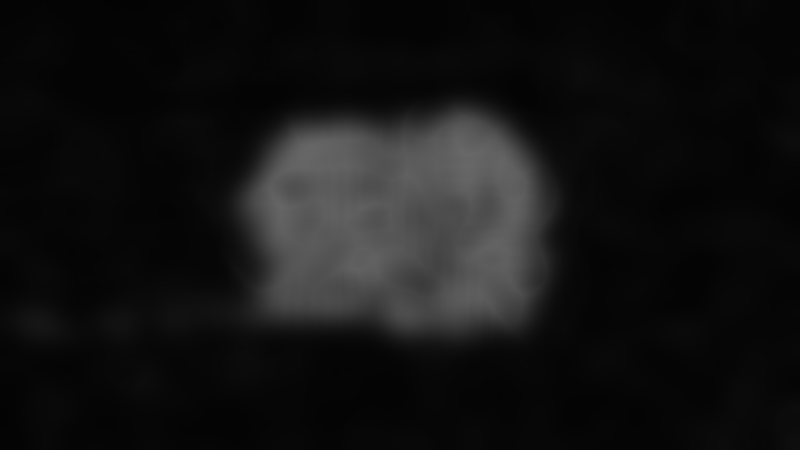
#> input picture segment/filteredImg/00371/frame200.png, 800 x 450 px, found by its file name
$ python gaborSegment.py   (older library calls are emulated)
#> lines starting #> are read from the running program, lines starting #| are printed output that depends on the picture; after the words box and inside, x2 and y2 are one past the last pixel; in counts of white or black regions, pixels touching at a corner belong together; long printed decimals are rounded
# [5 lines of commented-out code are left out]
from sklearn.cluster import KMeans
import cv2
import numpy as np
import pylab as pl
import os

from shoot import makeNewFolder


def areaCalculator(img):

    imgShape = img.shape
    #label which pixel have been detected
    hashLable = [[0 for col in range(imgShape[1])] for row in range(imgShape[0])]
    areaArrays = []
    for i in range(imgShape[0]):
        for j in range(imgShape[1]):
            if img[i][j] < 10 and hashLable[i][j] == 0:
                area = 0
                stack = []
                stack.append((i, j))
                while len(stack) != 0:
                    area += 1
                    cor = stack.pop()
                    y = cor[0]
                    x = cor[1]
                    hashLable[y][x] = 1
                    if y + 1 < imgShape[0] and img[y + 1][x] < 10 and hashLable[y + 1][x] != 1:
                        hashLable[y + 1][x] = 1
                        stack.append((y + 1, x))
                    if y - 1 >= 0 and img[y - 1][x] < 10 and hashLable[y - 1][x] != 1:
                        hashLable[y - 1][x] = 1
                        stack.append((y - 1, x))
                    if x + 1 < imgShape[1] and img[y][x + 1] < 10 and hashLable[y][x + 1] != 1:
                        hashLable[y][x + 1] = 1
                        stack.append((y, x + 1))
                    if x - 1 >= 0 and img[y][x - 1] < 10 and hashLable[y][x - 1] != 1:
                        hashLable[y][x - 1] = 1
                        stack.append((y, x - 1))
                areaArrays.append(area)
    return max(areaArrays)


def generate_filters(angle):
    filters = []
    filters.append(cv2.getGaborKernel((33, 33), 5, angle, 5, 3, 0, ktype=cv2.CV_32F))
    filters.append(cv2.getGaborKernel((33, 33), 6, angle, 9, 3, 0, ktype=cv2.CV_32F))
    filters.append(cv2.getGaborKernel((93, 93), 8, angle, 10, 3, 0, ktype=cv2.CV_32F))
    filters.append(cv2.getGaborKernel((103, 103), 13, angle, 13, 3, 0, ktype=cv2.CV_32F))

    return filters

def excuteFilter(srcImg, filterBank):
    fileredImgsArray = []
    waveLengths = [6, 9, 10, 13]
    for i in range(len(filterBank)):
        filteredImg = cv2.filter2D(srcImg, cv2.CV_8UC3, filterBank[i])
        filteredImg = cv2.GaussianBlur(filteredImg, (71, 71), 1 * waveLengths[i])
        fileredImgsArray.append(filteredImg)

    return fileredImgsArray

def offsetSmoothCell(srcImg, toBeOffset):
    g_kernel = cv2.getGaborKernel((103, 103), 10, np.pi, 12, 3, 0, ktype=cv2.CV_32F)
    filteredImg = cv2.filter2D(srcImg, cv2.CV_8UC3, g_kernel)
    filteredImg = cv2.GaussianBlur(filteredImg, (71, 71), 18)


def myKmean(img):
    temp = img.reshape((-1, 3))
    temp = np.float32(temp)
    criteria = (cv2.TERM_CRITERIA_EPS + cv2.TERM_CRITERIA_MAX_ITER, 10, 1.0)
    K = 2
    ret, label, center = cv2.kmeans(temp, K, None, criteria, 10, cv2.KMEANS_RANDOM_CENTERS)
    center = np.uint8(center)
    colorA = center[0][0]
    colorB = center[1][0]
    colorA = 255 if colorA < colorB else 0
    colorB = 0 if colorA == 255 else 255
    center[0] = [colorA, colorA, colorA]
    center[1] = [colorB, colorB, colorB]
    res = center[label.flatten()]
    res2 = res.reshape(img.shape)

    return res2


def drawPlot(imgs, cols, rows):
    pl.figure(2, figsize=(54, 36))
    for i in range(len(imgs)):
        pl.subplot(cols, rows, i + 1)
        pl.imshow(imgs[i], cmap='gray')
    pl.savefig('report/showGabor.png')

def combineImagesAdd(imgsA, imgsB):
    res = np.zeros_like(imgsA[0])
    for i in range(len(imgsA)):
        np.maximum(res, imgsA[i], res)
        np.maximum(res, imgsB[i], res)
    return res

def combineImagesMin(imgsA, imgsB):
    res = np.zeros_like(imgsA[0])
    for i in range(len(imgsA)):
        temp = np.zeros_like(imgsA[0])
        np.maximum(temp, imgsA[i], temp)
        np.minimum(temp, imgsB[i], temp)
        np.maximum(res, temp, res)
    return res

#threeImgs: orig, filtered, segmented
def getResults(img):
    threeImgs = []

    filteredImgs0 = excuteFilter(img, generate_filters(0))
    filteredImgs90 = excuteFilter(img, generate_filters(np.pi / 2))
    filteredImgs45 = excuteFilter(img, generate_filters(np.pi / 4))
    filteredImgs135 = excuteFilter(img, generate_filters(np.pi / 4 * 3))

    combine0_90 = combineImagesMin(filteredImgs0, filteredImgs90)
    combine45_135 = combineImagesMin(filteredImgs45, filteredImgs135)
    filteredImg = combineImagesMin([combine0_90], [combine45_135])

    segmentedImg = myKmean(filteredImg)

    threeImgs.append(img)
    threeImgs.append(filteredImg)
    threeImgs.append(segmentedImg)
    return threeImgs

def compareGroundTruth(segArea, path):
    img = cv2.imread(path)
    try:
        img = cv2.cvtColor(img, cv2.COLOR_BGR2GRAY)
    except:
        return -1
    else:
        trueArea = 0
        for i in range(len(img)):
            for j in range(len(img[0])):
                if img[i][j] < 10:
                    trueArea += 1
        dif = abs(trueArea - segArea)
        difRate = dif / segArea
        return difRate


# srcImage/00106/line.jpg
# srcImage/00416/frame310.jpg
if __name__ =='__main__':
    folderName = "00371"
    fileName = "frame200.png"

    img = cv2.imread("srcImage/%s/%s" %(folderName, fileName))
#> img is the input picture: shape (450, 800, 3); min 3, max 104, mean 19.2
    img = cv2.cvtColor(img, cv2.COLOR_BGR2GRAY)
#> img: shape (450, 800)

    groundTruth = cv2.imread("groundTruthImage/%s/%s" % (folderName, fileName))
    #groundTruth = cv2.imread(groundTruth, cv2.COLOR_BGR2GRAY)

    #result: orig, filtered, segmented
    resultsArray = getResults(img)
#> the loop in excuteFilter, `for i in range(len(filterBank)):` made 4 passes
#> after the loop in excuteFilter, `for i in range(len(filterBank)):`: fileredImgsArray = 4 items
#> the loop in excuteFilter (call 2), `for i in range(len(filterBank)):` made 4 passes
#> the loop in excuteFilter (call 3), `for i in range(len(filterBank)):` made 4 passes
#> pass 2, in excuteFilter (call 3), `filteredImg = cv2.GaussianBlur(filteredImg, (71, 71), 1 * waveLengths[..`:
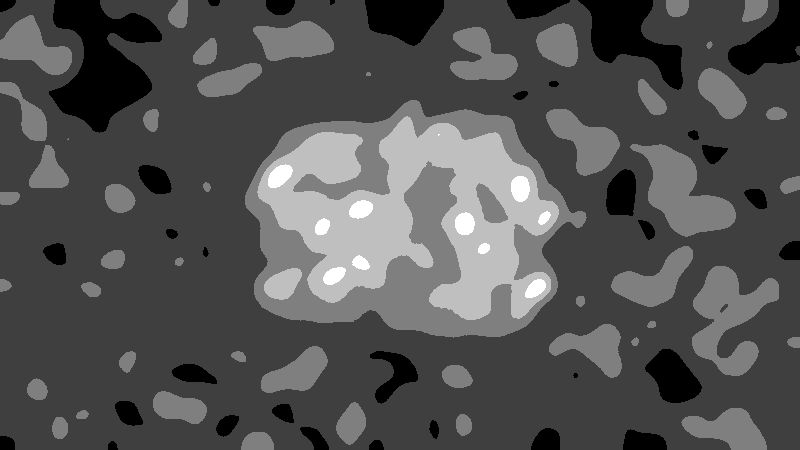
#> filteredImg: shape (450, 800); min 0, max 4, mean 1.3; drawn with min black and max white
#> the loop in excuteFilter (call 4), `for i in range(len(filterBank)):` made 4 passes
#> pass 1, in excuteFilter (call 4), `filteredImg = cv2.GaussianBlur(filteredImg, (71, 71), 1 * waveLengths[..`:
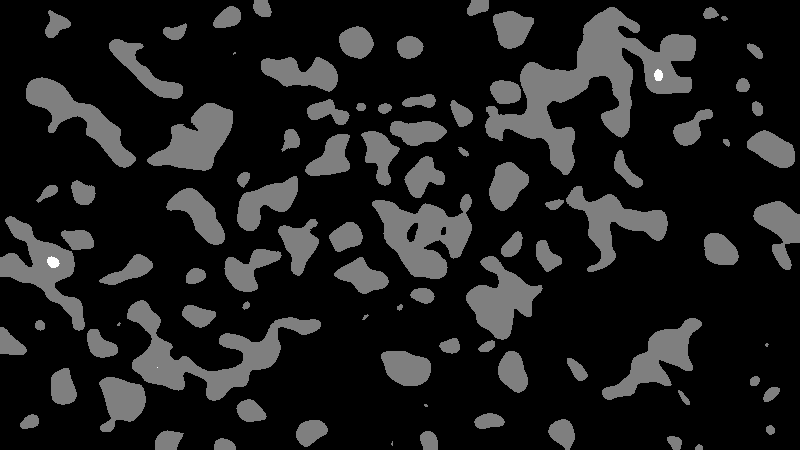
#> filteredImg: shape (450, 800); min 0, max 2, mean 0.234; drawn with min black and max white
#> pass 2, in excuteFilter (call 4), `filteredImg = cv2.GaussianBlur(filteredImg, (71, 71), 1 * waveLengths[..`:
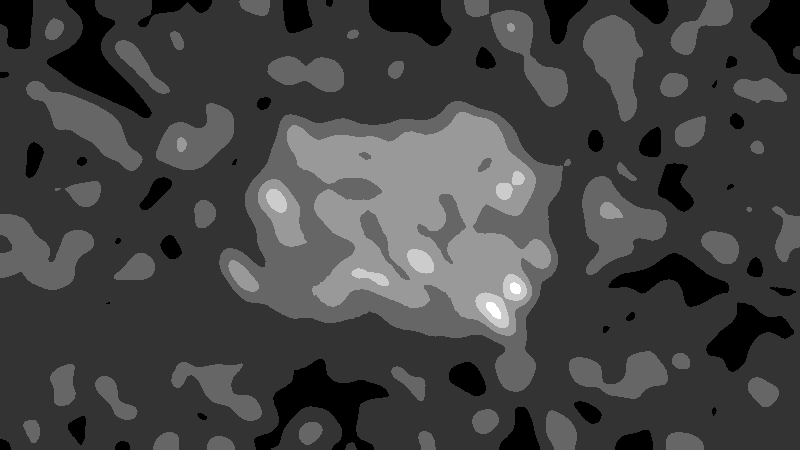
#> filteredImg: shape (450, 800); min 0, max 5, mean 1.32; drawn with min black and max white
#> the loop in combineImagesMin, `for i in range(len(imgsA)):` made 4 passes
#> after the loop in combineImagesMin, `for i in range(len(imgsA)):`:
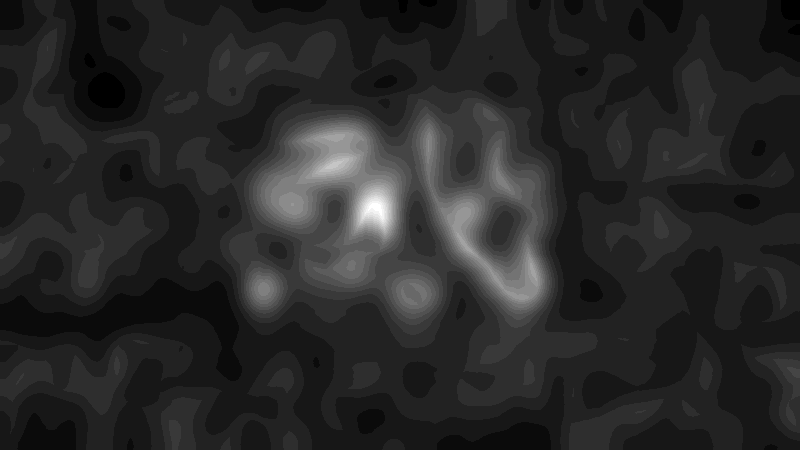
#> res: shape (450, 800); min 0, max 22, mean 3.5; drawn with min black and max white
#> in combineImagesMin (call 2), `res = np.zeros_like(imgsA[0])`: res: shape (450, 800); every value is 0
#> the loop in combineImagesMin (call 2), `for i in range(len(imgsA)):` made 4 passes
#> after the loop in combineImagesMin (call 2), `for i in range(len(imgsA)):`:
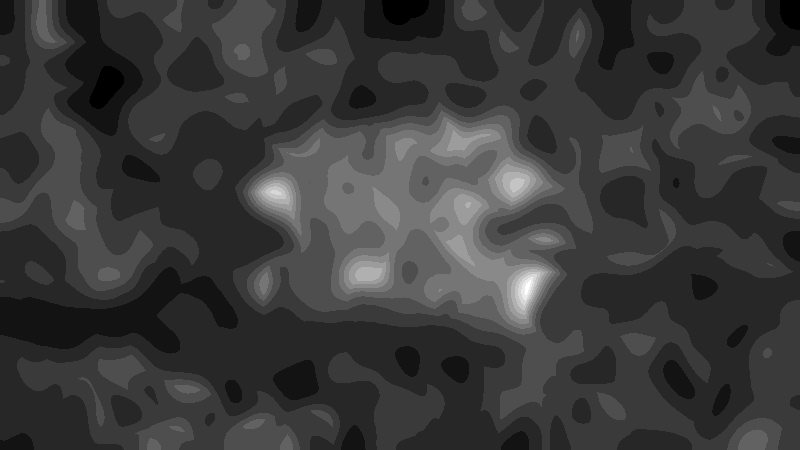
#> res: shape (450, 800); min 0, max 13, mean 2.97; drawn with min black and max white
#> the loop in combineImagesMin (call 3), `for i in range(len(imgsA)):` made 1 pass
#> after the loop in combineImagesMin (call 3), `for i in range(len(imgsA)):`:
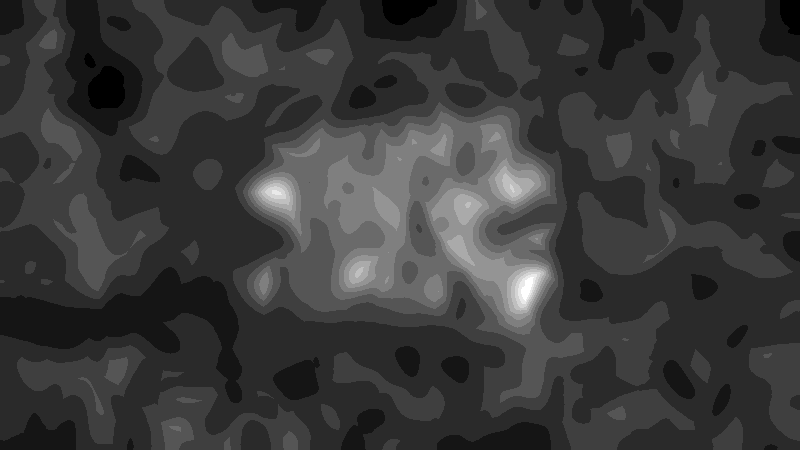
#> res: shape (450, 800); min 0, max 12, mean 2.73; drawn with min black and max white
#> in myKmean, `ret, label, center = cv2.kmeans(temp, K, None, criteria, 10, cv2.KMEAN..`: ret = 262126.4; center = [[5.26, 5.26, 5.26], [2.19, 2.19, 2.19]]
#> in myKmean, `center = np.uint8(center)`: center = [[5, 5, 5], [2, 2, 2]]
#> in myKmean, `colorA = center[0][0]`: colorA = 5
#> in myKmean, `colorB = center[1][0]`: colorB = 2
#> in myKmean, `colorA = 255 if colorA < colorB else 0`: colorA = 0
#> in myKmean, `colorB = 0 if colorA == 255 else 255`: colorB = 255
#> in myKmean, `res2 = res.reshape(img.shape)`:
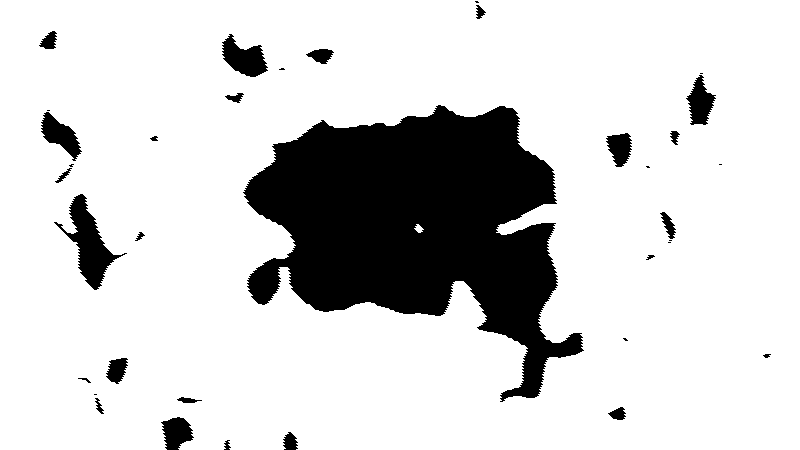
#> res2: shape (450, 800); 82.6% white; 36 black regions (11 under 20 px), largest, box (x1, y1, x2, y2) and area: (243, 105, 584, 402) 54000, (54, 194, 127, 290) 2229, (222, 34, 268, 77) 1119
#> resultsArray = 3 items

    area = areaCalculator(resultsArray[2])
#> area = 54000
    print(area)
#| 54000

    difRate = compareGroundTruth(area, "groundTruthImage/" + folderName +"/"+ fileName)
#> after the loop in compareGroundTruth, `for i in range(len(img)):`: trueArea = 261663
#> in compareGroundTruth, `dif = abs(trueArea - segArea)`: dif = 207663
#> in compareGroundTruth, `difRate = dif / segArea`: difRate = 3.85
#> difRate = 3.85
    print(difRate)
#| 3.846

    cv2.imwrite("filteredImg/%s/%s" %(folderName, fileName), resultsArray[1])
    cv2.imwrite("segmentedImg/%s/%s" %(folderName, fileName), resultsArray[2])

    resultsArray.append(groundTruth)
    drawPlot(resultsArray, 1, 4)
#> the loop in drawPlot, `for i in range(len(imgs)):` made 4 passes


    #cv2.imshow('original retina', combineAlladd)
    #cv2.waitKey(0)
    #cv2.destroyAllWindows()
